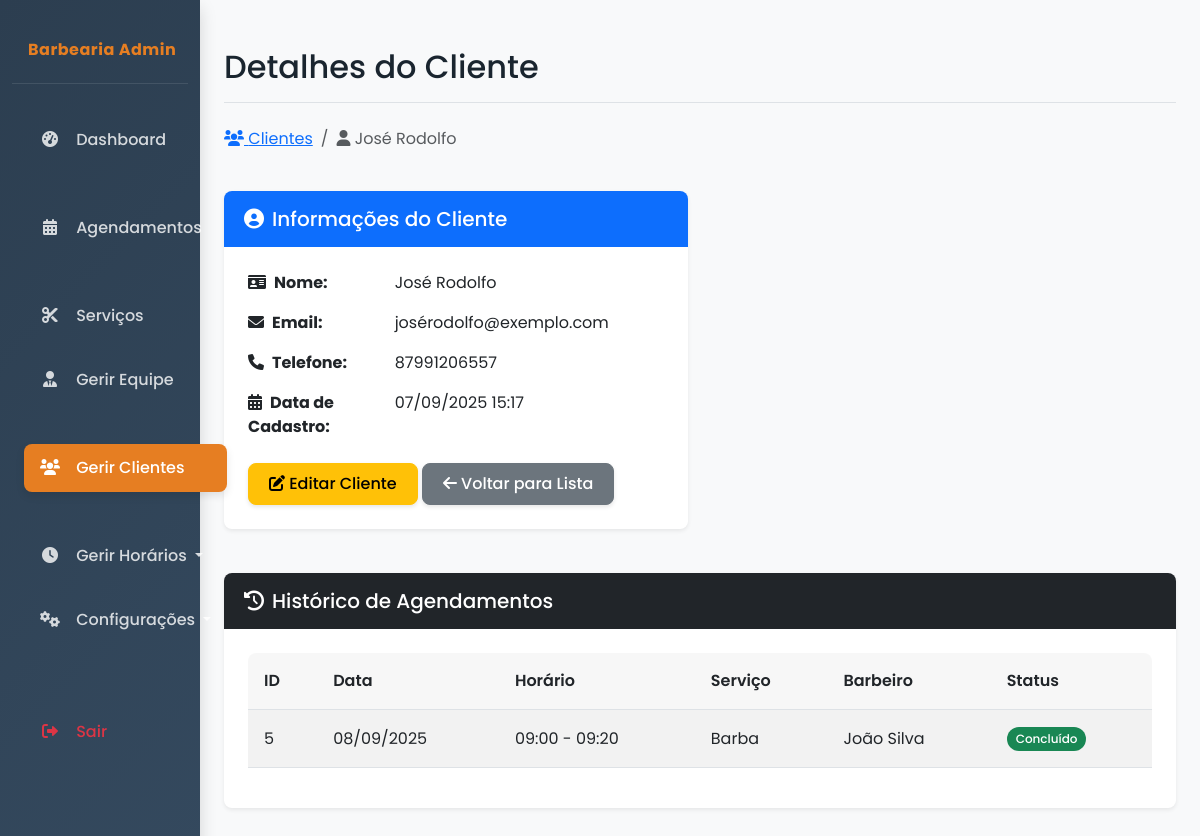
The page /admin/cliente/5 (signed in) on the database its author committed.
### app/app.py (models this page shows, shortened)
class Cliente(db.Model):
    __tablename__ = 'clientes'
    id = db.Column(db.Integer, primary_key=True)
    nome = db.Column(db.String(100), nullable=False)
    sobrenome = db.Column(db.String(100), nullable=False)
    email = db.Column(db.String(120), unique=True, nullable=False)
    telefone = db.Column(db.String(20))
    data_cadastro = db.Column(db.DateTime, default=datetime.utcnow)
    agendamentos = db.relationship('Agendamento', backref='cliente', lazy=True)

class Agendamento(db.Model):
    __tablename__ = 'agendamentos'
    id = db.Column(db.Integer, primary_key=True)
    cliente_id = db.Column(db.Integer, db.ForeignKey('clientes.id'), nullable=False)
    barbeiro_id = db.Column(db.Integer, db.ForeignKey('barbeiros.id'), nullable=False)
    servico_id = db.Column(db.Integer, db.ForeignKey('servicos.id'), nullable=False)
    data = db.Column(db.Date, nullable=False)
    hora_inicio = db.Column(db.Time, nullable=False)
    hora_fim = db.Column(db.Time, nullable=False)
    status = db.Column(db.String(20), default='pendente')  # pendente, agendado, concluído, cancelado
    observacoes = db.Column(db.Text)
    data_agendamento = db.Column(db.DateTime, default=datetime.utcnow)

class Servico(db.Model):
    __tablename__ = 'servicos'
    id = db.Column(db.Integer, primary_key=True)
    nome = db.Column(db.String(100), nullable=False)
    descricao = db.Column(db.Text)
    preco = db.Column(db.Float, nullable=False)
    duracao_minutos = db.Column(db.Integer, nullable=False)
    ativo = db.Column(db.Boolean, default=True)
    imagem_url = db.Column(db.String(255), nullable=True)
    agendamentos = db.relationship('Agendamento', backref='servico', lazy=True)

class Barbeiro(db.Model):
    __tablename__ = 'barbeiros'
    id = db.Column(db.Integer, primary_key=True)
    nome = db.Column(db.String(100), nullable=False)
    sobrenome = db.Column(db.String(100), nullable=False)
    email = db.Column(db.String(120), unique=True, nullable=False)
    telefone = db.Column(db.String(20))
    especialidade = db.Column(db.String(100))
    data_contratacao = db.Column(db.Date, default=datetime.utcnow)
    ativo = db.Column(db.Boolean, default=True)
    foto_url = db.Column(db.String(255), nullable=True)
    agendamentos = db.relationship('Agendamento', backref='barbeiro', lazy=True)
    horarios = db.relationship('HorarioFuncionamento', backref='barbeiro', lazy=True)

### app/app.py (the view)
@app.route('/admin/cliente/<int:id>')
def admin_cliente_detalhe(id):
    if 'admin_id' not in session:
        flash('Por favor, faça login para acessar esta página.', 'warning')
        return redirect(url_for('login'))
    cliente = Cliente.query.get_or_404(id)
    agendamentos = Agendamento.query.filter_by(cliente_id=id).order_by(Agendamento.data.desc(), Agendamento.hora_inicio).all()
    url_for_security = {
        'admin_clientes_editar': True
    }
    return render_template('admin_cliente_detalhe.html', cliente=cliente, agendamentos=agendamentos, url_for_security=url_for_security)

### app/app.py (called while the page is built)
@login_manager.user_loader
def load_user(user_id):
    return UsuarioAdmin.query.get(int(user_id))

### app/templates/admin_cliente_detalhe.html (shortened to what this page needs)
{% extends "admin_base.html" %}
{% block header %}Detalhes do Cliente{% endblock %}
{% block content %}
<div class="row mb-4">
    <div class="col-md-12">
        <nav aria-label="breadcrumb">
            <ol class="breadcrumb animate__animated animate__fadeIn">
                <li class="breadcrumb-item"><a href="{{ url_for('admin_clientes') }}"><i class="fas fa-users"></i> Clientes</a></li>
                <li class="breadcrumb-item active" aria-current="page"><i class="fas fa-user"></i> {{ cliente.nome }} {{ cliente.sobrenome }}</li>
            </ol>
        </nav>
    </div>
</div>
<div class="row mb-4">
    <div class="col-lg-6">
        <div class="card shadow-sm fade-in animate__animated animate__fadeIn">
            <div class="card-header bg-primary text-white">
                <h5 class="card-title mb-0"><i class="fas fa-user-circle me-2"></i>Informações do Cliente</h5>
            </div>
            <div class="card-body">
                <div class="row mb-3 animate__animated animate__fadeIn" style="animation-delay: 0.1s">
                    <div class="col-md-4 fw-bold"><i class="fas fa-id-card me-2"></i>Nome:</div>
                    <div class="col-md-8">{{ cliente.nome }} {{ cliente.sobrenome }}</div>
                </div>
                <div class="row mb-3 animate__animated animate__fadeIn" style="animation-delay: 0.2s">
                    <div class="col-md-4 fw-bold"><i class="fas fa-envelope me-2"></i>Email:</div>
                    <div class="col-md-8">{{ cliente.email }}</div>
                </div>
                <div class="row mb-3 animate__animated animate__fadeIn" style="animation-delay: 0.3s">
                    <div class="col-md-4 fw-bold"><i class="fas fa-phone me-2"></i>Telefone:</div>
                    <div class="col-md-8">{{ cliente.telefone }}</div>
                </div>
                <div class="row mb-3 animate__animated animate__fadeIn" style="animation-delay: 0.4s">
                    <div class="col-md-4 fw-bold"><i class="fas fa-calendar-alt me-2"></i>Data de Cadastro:</div>
                    <div class="col-md-8">{{ cliente.data_cadastro.strftime('%d/%m/%Y %H:%M') }}</div>
                </div>
                <div class="row mt-4">
                    <div class="col-12 btn-group-responsive">
                        {% if 'admin_clientes_editar' in url_for_security %}
                        <a href="{{ url_for('admin_clientes_editar', id=cliente.id) }}" class="btn btn-warning btn-action animate__animated animate__fadeIn" style="animation-delay: 0.5s">
                            <i class="fas fa-edit"></i> Editar Cliente
                        </a>
                        {% endif %}
                        <a href="{{ url_for('admin_clientes') }}" class="btn btn-secondary btn-action animate__animated animate__fadeIn" style="animation-delay: 0.6s">
                            <i class="fas fa-arrow-left"></i> Voltar para Lista
                        </a>
                    </div>
                </div>
            </div>
        </div>
    </div>
</div>
<div class="row">
    <div class="col-md-12">
        <div class="card shadow-sm fade-in animate__animated animate__fadeIn" style="animation-delay: 0.7s">
            <div class="card-header bg-dark text-white">
                <h5 class="card-title mb-0"><i class="fas fa-history me-2"></i>Histórico de Agendamentos</h5>
            </div>
            <div class="card-body">
                {% if agendamentos %}
                <div class="table-responsive">
                    <table class="table table-striped table-hover table-responsive-stack">
                        <thead>
                            <tr class="animate__animated animate__fadeIn" style="animation-delay: 0.8s">
                                <th>ID</th>
                                <th>Data</th>
                                <th>Horário</th>
                                <th>Serviço</th>
                                <th>Barbeiro</th>
                                <th>Status</th>
                            </tr>
                        </thead>
                        <tbody>
                            {% for agendamento in agendamentos %}
                            <tr class="animate__animated animate__fadeIn" style="animation-delay: {{ 0.9 + loop.index0 * 0.1 }}s">
                                <td data-label="ID">{{ agendamento.id }}</td>
                                <td data-label="Data">{{ agendamento.data.strftime('%d/%m/%Y') }}</td>
                                <td data-label="Horário">{{ agendamento.hora_inicio.strftime('%H:%M') }} - {{ agendamento.hora_fim.strftime('%H:%M') }}</td>
                                <td data-label="Serviço">{{ agendamento.servico.nome }}</td>
                                <td data-label="Barbeiro">{{ agendamento.barbeiro.nome }} {{ agendamento.barbeiro.sobrenome }}</td>
                                <td data-label="Status">
                                    {% if agendamento.status == 'agendado' %}
                                    <span class="badge bg-primary">Agendado</span>
                                    {% elif agendamento.status == 'concluído' %}
                                    <span class="badge bg-success">Concluído</span>
                                    {% elif agendamento.status == 'cancelado' %}
                                    <span class="badge bg-danger">Cancelado</span>
                                    {% else %}
                                    <span class="badge bg-secondary">{{ agendamento.status }}</span>
                                    {% endif %}
                                </td>
                            </tr>
                            {% endfor %}
                        </tbody>
                    </table>
                </div>
                {% else %}
                <div class="alert alert-info animate__animated animate__fadeIn" style="animation-delay: 0.8s">
                    <i class="fas fa-info-circle me-2"></i>Este cliente ainda não possui agendamentos.
                </div>
                {% endif %}
            </div>
        </div>
    </div>
</div>
{% endblock %}

### app/templates/admin_base.html (style rules this page uses)
:root { --primary-color: #2c3e50; --secondary-color: #34495e; --accent-color: #e67e22; --light-color: #ecf0f1; --dark-color: #1a252f; --success-color: #2ecc71; --warning-color: #f39c12; --danger-color: #e74c3c; --info-color: #3498db; --border-radius: 0.5rem; --box-shadow: 0 0.5rem 1rem rgba(0, 0, 0, 0.15); --transition-speed: 0.3s; }
body { font-family: 'Poppins', sans-serif; background-color: #f8f9fa; color: var(--dark-color); overflow-x: hidden; }
.card { border: none; border-radius: var(--border-radius); box-shadow: var(--box-shadow); transition: transform var(--transition-speed) ease, box-shadow var(--transition-speed) ease; margin-bottom: 1.5rem; overflow: hidden; }
.card-header { font-weight: 600; border-bottom: none; padding: 1rem 1.25rem; }
.card-body { padding: 1.5rem; }
.btn { border-radius: var(--border-radius); font-weight: 500; padding: 0.5rem 1.25rem; transition: all var(--transition-speed) ease; box-shadow: 0 2px 4px rgba(0, 0, 0, 0.1); }
.table { border-collapse: separate; border-spacing: 0; }
.table-responsive { border-radius: var(--border-radius); overflow-x: auto; }
.table th { background-color: rgba(0, 0, 0, 0.03); font-weight: 600; border-top: none; }
.table td, .table th { padding: 1rem; vertical-align: middle; }
.badge { font-weight: 500; padding: 0.5em 0.75em; border-radius: 30px; }
.fade-in { animation: fadeIn 0.5s ease-in-out; }
.slide-up { animation: slideUp 0.5s ease-in-out; }

### app/templates/admin_cliente_detalhe.html (style rules this page uses)
.card { transition: all 0.3s ease; margin-bottom: 20px; }
.fade-in { opacity: 0; animation: fadeIn 0.5s ease-in forwards; }

### rows shown on the page
Cliente: nome "José", sobrenome "Rodolfo", email "josérodolfo@exemplo.com", telefone "87991206557", data_cadastro "07/09/2025 15:17"
Agendamento: id "5", data "08/09/2025", hora_inicio "09:00", hora_fim "09:20", servico.nome "Barba", barbeiro.nome "João", barbeiro.sobrenome "Silva", status "Concluído"
